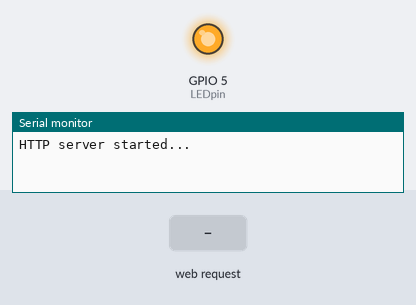
Simulated run of this sketch. Board: ESP32. On the bench: output pins drawn as LEDs (lit = HIGH), the last lines printed to the serial monitor. The inputs (shaded band) are chosen by the test bench.

Above: at 1.3 s.
1.4 s: HTTP request GET /H received
At 2.0 s:
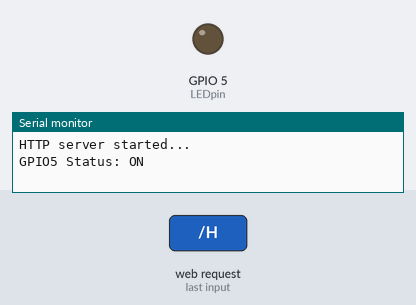
2.9 s: HTTP request GET / received
At 3.2 s:
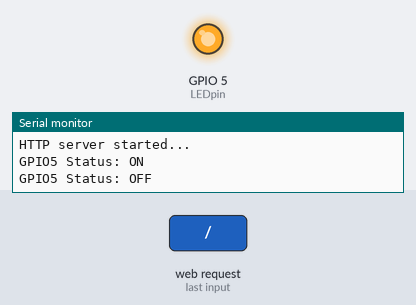
Timing chart, 0 to 5.9 s (numbered marks = the images above; inputs shaded):
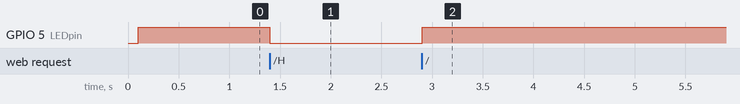

The sketch:

servidor_ESP.ino
```cpp
#include <WiFi.h>
#include <WebServer.h>

// Parametros de la WiFi
const char* ssid = "ESP32-4";
const char* password = "TEC12345678";

// IP del servidor HTTP
IPAddress local_ip(192,168,20,1);
IPAddress gateway(192,168,20,1);
IPAddress subnet(255,255,255,0);

// declaraciones
WebServer server(80);
uint8_t LEDpin = 5;
bool LEDstatus = LOW;


// ---------------- SETUP  -----------------
void setup() {

  // Para logging
  Serial.begin(115200);
  // configuración pin LED como salida
  pinMode(LEDpin, OUTPUT);

  //configuración WiFi modo AP
  WiFi.softAP(ssid, password);
  WiFi.softAPConfig(local_ip, gateway, subnet);
  delay(100);

  // Funciones de callback según ruta de solicitud recibida
  server.on("/", handle_OnConnect);
  server.on("/H", handle_ledon);
  server.on("/L", handle_ledoff);
  server.onNotFound(handle_NotFound);

  // Arranque del servidor
  server.begin();
  Serial.println("HTTP server started...");
}
// ---------------- FIN SETUP  -----------------


// ---------------- LOOP -----------------
void loop() {

  // Pooling esperando solicitudes del cliente
  server.handleClient();
  // actualización del estado del LED
  digitalWrite(LEDpin, !LEDstatus);
  delay(2); // permite CPU cambiar a otras tareas
}
// ---------------- FIN LOOP  -----------------


// --------- Funciones de Callback -------------

void handle_OnConnect() {
  LEDstatus = LOW;
  Serial.println("GPIO5 Status: OFF");
  server.send(200, "text/html", SendHTML());
}
void handle_ledon() {
  LEDstatus = HIGH;
  Serial.println("GPIO5 Status: ON");
  server.send(200, "text/html", SendHTML());
}
void handle_ledoff() {
  LEDstatus = LOW;
  Serial.println("GPIO5 Status: OFF");
  server.send(200, "text/html", SendHTML());
}
void handle_NotFound(){
  server.send(404, "text/plain", "Not found");
}
//  -------------------------------------------


// Construcción de la página Web
String SendHTML(){
    String
       ptr  ="<title>TEC LED Control</title>\n";
       ptr +="<h1>TEC ESP32 HTTP Server</h1>\n";
       ptr +=  "Clic <a href=\"/H\">aqui</a> para ENCEDER el LED del pin 5.<br><br>";
                          // \" para incluir  comillas en el texto
       ptr +=  "Clic <a href=\"/L\">aqui</a> para APAGAR el LED del pin 5.<br><br>";

       return ptr;
}
```

Measured:
- after the input at 1.4 s, GPIO 5 (LEDpin): HIGH → LOW at once
- after the input at 2.9 s, GPIO 5 (LEDpin): LOW → HIGH at once
